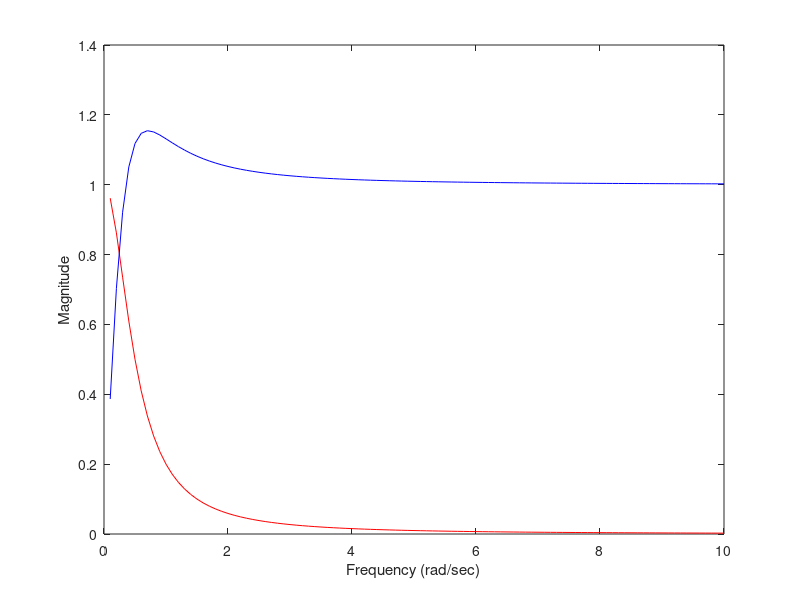

Recreate this plot in MATLAB.
clc
clear all;

w = 0.1:0.1:10;
M = abs(0.25./((j*w).^2+j*w+0.25));
SMK = abs(j*w.*(j*w+1)./((j*w).^2+j*w+0.25));

plot(w,M,'r',w,SMK,'b'); 
xlabel('Frequency (rad/sec)'); 
ylabel('Magnitude'); 